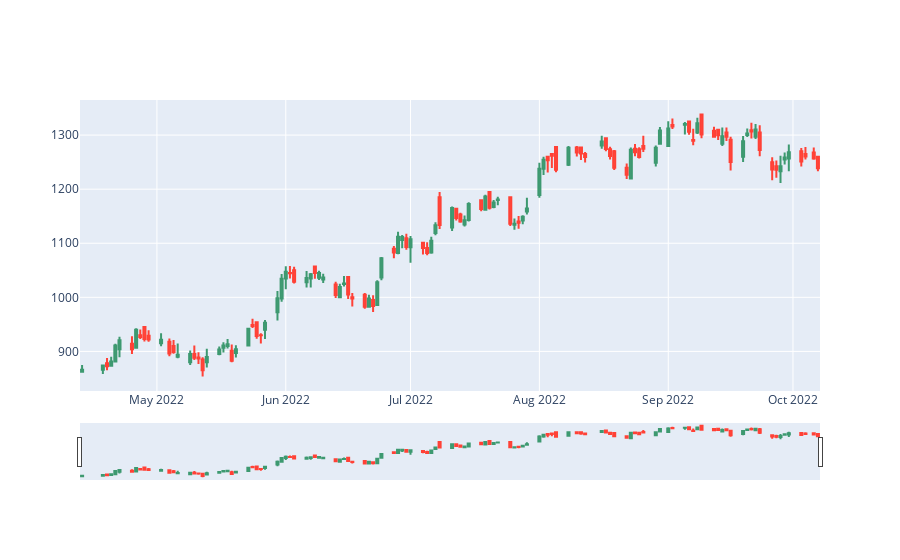

The cell this chart's notebook holds for it:
### Code cell
fig = go.Figure(data=[go.Candlestick(x=data.index,
                        open=data['Open'],
                        high=data['High'],
                        low=data['Low'],
                        close=data['Close'])])
fig.show()
